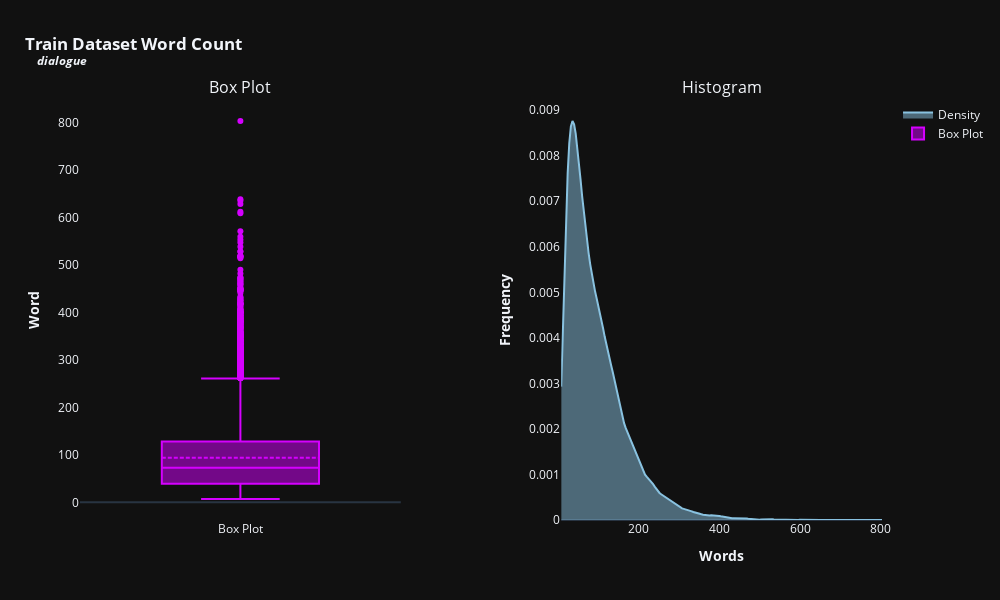
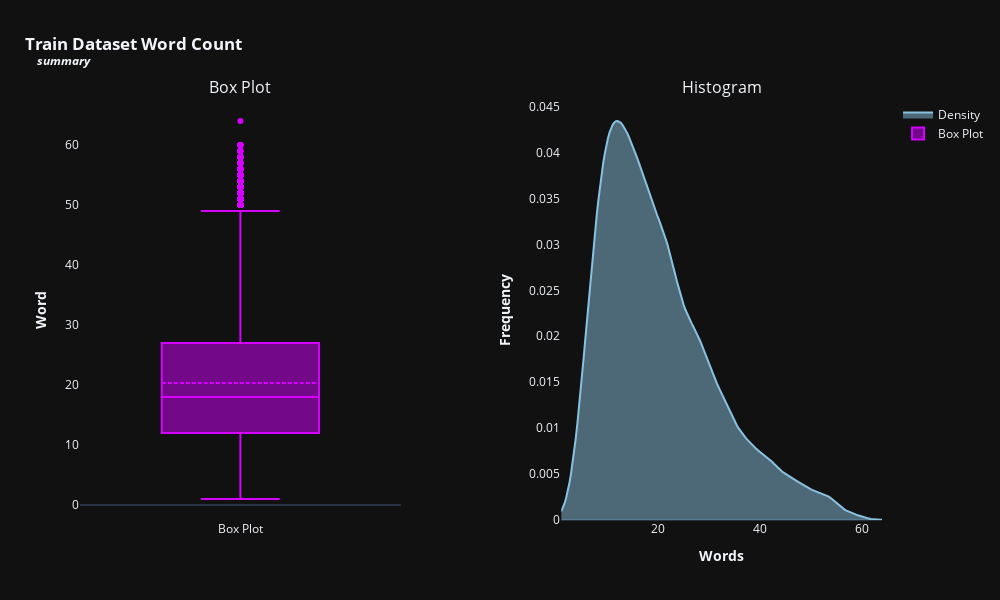

Notebook source saved alongside these figures, in order:
### Code cell
# Data Visualization
import numpy as np
import plotly.graph_objs as go
from plotly.subplots import make_subplots
from plotly.offline import init_notebook_mode
init_notebook_mode(connected=True)

# Statistics & Mathematics
from scipy.stats import gaussian_kde

# paper_color=
# bg_color =

template='plotly_dark'

def histogram_boxplot(df, hist_color, box_color, height, width, legend, name):
    '''This function plots a Histogram and a Box plot side by side
    
    Parameters:
    * hist_color: the color of the histogram
    * box_color: the color of the boxplots
    * heigh and width: Image size
    * legend = Either to display legend or not
    '''
    
    features=df.select_dtypes(include=[np.number]).columns.tolist()
    
    for feat in features:
        try:
            fig=make_subplots(rows=1, cols=2, subplot_titles=['Box Plot', 'Histogram'], horizontal_spacing=0.2)
            density=gaussian_kde(df[feat])
            x_vals=np.linspace(min(df[feat]), max(df[feat]), 200)
            density_vals=density(x_vals)
            
            fig.add_trace(go.Scatter(x=x_vals, y=density_vals, mode='lines', fill='tozeroy', name='Density', line_color=hist_color), row=1, col=2)
            fig.add_trace(go.Box(y=df[feat], name='Box Plot', boxmean=True, line_color=box_color), row=1, col=1)
            fig.update_layout(title={'text':f'<b>{name} Word Count<br><sup><i>&nbsp;&nbsp;&nbsp;&nbsp;{feat}</i></sup></b>', 'x':.025, 'xanchor':'left'}, 
                              margin=dict(t=100),
                              showlegend=legend, 
                              template=template,
                              #plot_bgcolor=bg_color,
                              #paper_bgcolor=paper_color,
                              height=height,
                              width=width,
                             )
            fig.update_yaxes(title_text=f'<b>Word</b>', row=1, col=1, showgrid=False)
            fig.update_xaxes(title_text='', row=1, col=1, showgrid=False)
            fig.update_yaxes(title_text='<b>Frequency</b>', row=1, col=2, showgrid=False)
            fig.update_xaxes(title_text=f'<b>Words</b>', row=1, col=2, showgrid=False)
            
            fig.show()
            print('\n')
        except Exception as e:
            print(f'An error occurred: {e}')
            
    
    
df_text_length=pd.DataFrame() # crating an empty dataframe
for feat in categorical_features: # iterating through features --> dialogue & summary
    df_text_length[feat]=train[feat].apply(lambda x: len(str(x).split())) # counting words for each feature

# ploting histogram-boxplot
histogram_boxplot(df_text_length, '#89c2e0', '#d500ff', 600, 1000, True, 'Train Dataset')

### Figure 1 — Plotly figure (JSON) as saved in the notebook; plotly's stock layout.template omitted (floating-point values rounded to 4 significant figures; data arrays with more than 128 entries replaced by an {"elided": "..."} marker saying what was removed)
{"data": [{"fill": "tozeroy", "line": {"color": "#89c2e0"}, "mode": "lines", "name": "Density", "type": "scatter", "x": {"elided": "200 float values"}, "xaxis": "x2", "y": {"elided": "200 float values"}, "yaxis": "y2"}, {"boxmean": true, "line": {"color": "#d500ff"}, "name": "Box Plot", "type": "box", "xaxis": "x", "y": {"elided": "14731 int values"}, "yaxis": "y"}], "layout": {"annotations": [{"font": {"size": 16}, "showarrow": false, "text": "Box Plot", "x": 0.2, "xanchor": "center", "xref": "paper", "y": 1.0, "yanchor": "bottom", "yref": "paper"}, {"font": {"size": 16}, "showarrow": false, "text": "Histogram", "x": 0.8, "xanchor": "center", "xref": "paper", "y": 1.0, "yanchor": "bottom", "yref": "paper"}], "height": 600, "margin": {"t": 100}, "showlegend": true, "title": {"text": "<b>Train Dataset Word Count<br><sup><i>&nbsp;&nbsp;&nbsp;&nbsp;dialogue</i></sup></b>", "x": 0.025, "xanchor": "left"}, "width": 1000, "xaxis": {"anchor": "y", "domain": [0.0, 0.4], "showgrid": false, "title": {"text": ""}}, "xaxis2": {"anchor": "y2", "domain": [0.6, 1.0], "showgrid": false, "title": {"text": "<b>Words</b>"}}, "yaxis": {"anchor": "x", "domain": [0.0, 1.0], "showgrid": false, "title": {"text": "<b>Word</b>"}}, "yaxis2": {"anchor": "x2", "domain": [0.0, 1.0], "showgrid": false, "title": {"text": "<b>Frequency</b>"}}}}

### Figure 2 — Plotly figure (JSON) as saved in the notebook; plotly's stock layout.template omitted (floating-point values rounded to 4 significant figures; data arrays with more than 128 entries replaced by an {"elided": "..."} marker saying what was removed)
{"data": [{"fill": "tozeroy", "line": {"color": "#89c2e0"}, "mode": "lines", "name": "Density", "type": "scatter", "x": {"elided": "200 float values"}, "xaxis": "x2", "y": {"elided": "200 float values"}, "yaxis": "y2"}, {"boxmean": true, "line": {"color": "#d500ff"}, "name": "Box Plot", "type": "box", "xaxis": "x", "y": {"elided": "14731 int values"}, "yaxis": "y"}], "layout": {"annotations": [{"font": {"size": 16}, "showarrow": false, "text": "Box Plot", "x": 0.2, "xanchor": "center", "xref": "paper", "y": 1.0, "yanchor": "bottom", "yref": "paper"}, {"font": {"size": 16}, "showarrow": false, "text": "Histogram", "x": 0.8, "xanchor": "center", "xref": "paper", "y": 1.0, "yanchor": "bottom", "yref": "paper"}], "height": 600, "margin": {"t": 100}, "showlegend": true, "title": {"text": "<b>Train Dataset Word Count<br><sup><i>&nbsp;&nbsp;&nbsp;&nbsp;summary</i></sup></b>", "x": 0.025, "xanchor": "left"}, "width": 1000, "xaxis": {"anchor": "y", "domain": [0.0, 0.4], "showgrid": false, "title": {"text": ""}}, "xaxis2": {"anchor": "y2", "domain": [0.6, 1.0], "showgrid": false, "title": {"text": "<b>Words</b>"}}, "yaxis": {"anchor": "x", "domain": [0.0, 1.0], "showgrid": false, "title": {"text": "<b>Word</b>"}}, "yaxis2": {"anchor": "x2", "domain": [0.0, 1.0], "showgrid": false, "title": {"text": "<b>Frequency</b>"}}}}
